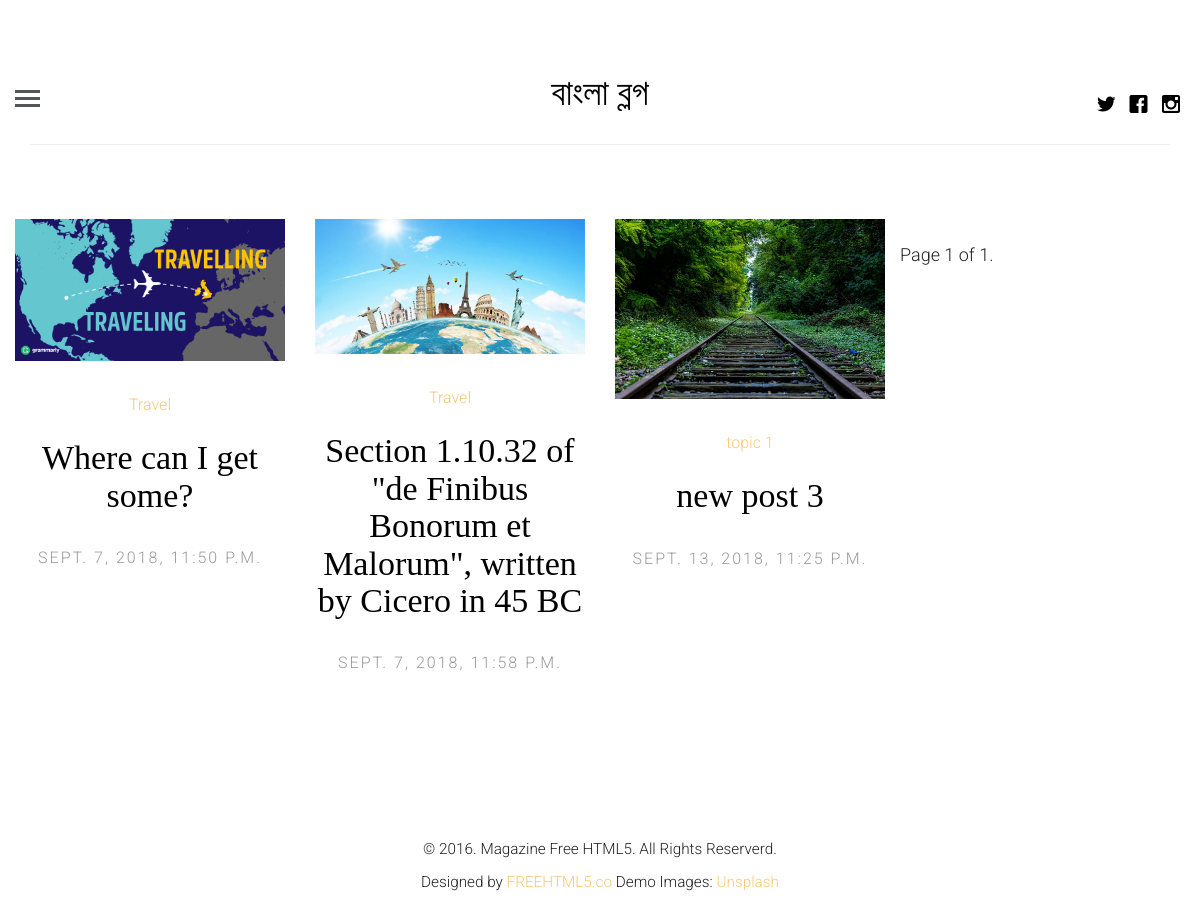
Screenshot of /author/avijeet with the database file from the repository.
### blogapp/models.py (models this page shows, shortened)
class Article(models.Model):
    article_author = models.ForeignKey(Author, on_delete=models.CASCADE)
    title = models.CharField(max_length=200)
    body = models.TextField()
    image = models.FileField()
    posted_on = models.DateTimeField(auto_now=False, auto_now_add=True)
    updated_on = models.DateTimeField(auto_now=True, auto_now_add=False)
    category = models.ForeignKey(Category, on_delete=models.CASCADE)
    def get_single_url(self):
        return reverse('blog:single_post', kwargs={'id': self.id})
    def get_category_url(self):
        return reverse('blog:topic', kwargs={'name': self.category.name})

class Category(models.Model):
    name = models.CharField(max_length=200)
    def __str__(self):
        return self.name

### blogapp/views.py (the view)
# urls.py: path('author/<name>', views.getauthor, name='author'),
def getauthor(request, name):
    post_author = get_object_or_404(User, username=name)
    auth = get_object_or_404(Author, name=post_author.id)
    post = Article.objects.filter(article_author=auth.id)
    paginator = Paginator(post, 3) # Show 25 contacts per page
    page = request.GET.get('page')
    total_article = paginator.get_page(page)
    context = {
        'auth': auth,
        'post': total_article
    }
    return render(request, "profile.html", context)

### templates/profile.html (shortened to what this page needs)
{% extends 'base.html' %}
{% block content %}
		{% for p in post %}
				<article class="col-lg-3 col-md-3 col-sm-3 col-xs-6 col-xxs-12 animate-box">
					<figure>
						<a href="{{ p.get_single_url }}"><img src="{{ p.image.url }}" alt="Image" class="img-responsive"></a>
					</figure>
					<span class="fh5co-meta"><a href="{{ p.get_category_url }}">{{ p.category }}</a></span>
					<h2 class="fh5co-article-title"><a href="{{ p.get_single_url }}">{{ p.title }}</a></h2>
					<span class="fh5co-meta fh5co-date">{{ p.posted_on }}</span>
				</article>
		{% endfor %}
		<div class="container-fluid">
			<div class="pagination">
		    <span class="step-links">
		        <span class="current">
		            Page {{ post.number }} of {{ post.paginator.num_pages }}.
		        </span>
		    </span>
			</div>
		</div>
{% endblock %}

### templates/base.html (shortened to what this page needs)
<!DOCTYPE html>
 <html class="no-js">
	<head>
	{% load static %}
	<link rel="stylesheet" href="{% static 'css/animate.css' %}">
	<link rel="stylesheet" href="{% static 'css/icomoon.css' %}">
	<link rel="stylesheet" href="{% static 'css/bootstrap.css' %}">
	<link rel="stylesheet" href="{% static 'css/style.css' %}">
	</head>
	<body>
	<header id="fh5co-header">
		<div class="container-fluid">
			<div class="row">
				<a href="#" class="js-fh5co-nav-toggle fh5co-nav-toggle"><i></i></a>
				<ul class="fh5co-social">
					<li><a href="#"><i class="icon-twitter"></i></a></li>
					<li><a href="#"><i class="icon-facebook"></i></a></li>
					<li><a href="#"><i class="icon-instagram"></i></a></li>
				</ul>
				<div class="col-lg-12 col-md-12 text-center">
					<h1 id="fh5co-logo"><a href="{% url 'blog:index' %}">বাংলা ব্লগ</a></h1>
				</div>
			</div>
		<hr>
		</div>
	</header>
  <div class="container-fluid">
    <div class="row fh5co-post-entry">
      {% block content %}
      {% endblock %}
    </div>
  </div>
  <footer id="fh5co-footer">
    <p><small>&copy; 2016. Magazine Free HTML5. All Rights Reserverd. <br> Designed by <a href="http://freehtml5.co" target="_blank">FREEHTML5.co</a>  Demo Images: <a href="http://unsplash.com/" target="_blank">Unsplash</a></small></p>
  </footer>
  </body>
</html>

### blogapp/static/css/icomoon.css (style rules this page uses)
[class^="icon-"], [class*=" icon-"] { font-family: 'icomoon' !important; speak: none; font-style: normal; font-weight: normal; font-variant: normal; text-transform: none; line-height: 1; -webkit-font-smoothing: antialiased; -moz-osx-font-smoothing: grayscale; }
.icon-facebook:before { content: "\ea67"; }
.icon-instagram:before { content: "\ea6f"; }
.icon-twitter:before { content: "\ea7c"; }

### blogapp/static/css/style.css (style rules this page uses)
html { background: #fff; }
body { font-family: "Roboto", arial, sans-serif; font-size: 18px; font-weight: 300; line-height: 1.8; color: #222; background: #fff; }
a { color: #f7c873; -webkit-transition: 0.5s; -o-transition: 0.5s; transition: 0.5s; }
h1, h2, h3, h4, h5, h6 { font-family: "Playfair Display", times, serif; color: #000; }
p { margin-bottom: 30px; }
#fh5co-header { padding: 3em 3em; float: left; width: 100%; }
@media screen and (max-width: 1200px) { #fh5co-header { padding-left: 15px; padding-right: 15px; } }
#fh5co-header .fh5co-nav-toggle { position: absolute; top: 4.2em; left: 3em; z-index: 99; }
@media screen and (max-width: 1200px) { #fh5co-header .fh5co-nav-toggle { top: 4em; left: 15px; } }
#fh5co-header .fh5co-social { position: absolute !important; right: 3em !important; top: 3.2em; z-index: 99; -webkit-transition: 0.5s; -o-transition: 0.5s; transition: 0.5s; }
@media screen and (max-width: 1200px) { #fh5co-header .fh5co-social { right: 15px !important; top: 3.2em; } }
#fh5co-header #fh5co-logo { text-align: center; }
#fh5co-header #fh5co-logo a { color: #000; }
.fh5co-post-entry article { text-align: center; float: left; margin-bottom: 110px; padding-left: 3em; padding-right: 3em; }
@media screen and (max-width: 1200px) { .fh5co-post-entry article { margin-bottom: 80px; padding-left: 15px; padding-right: 15px; } }
.fh5co-post-entry article a img { opacity: 1; -webkit-transition: 0.5s; -o-transition: 0.5s; transition: 0.5s; }
.fh5co-post-entry article figure { margin-bottom: 30px; }
.fh5co-post-entry article h2 { font-family: "Playfair Display", times, serif; font-size: 34px; color: #000; margin-bottom: 30px; }
.fh5co-post-entry article h2 a { color: #000; }
.fh5co-post-entry article .fh5co-meta { font-size: 16px; font-family: "Roboto", arial, sans-serif; color: #999999; margin-bottom: 20px; display: block; }
.fh5co-post-entry article .fh5co-meta.fh5co-date { text-transform: uppercase; letter-spacing: 2px; }
.fh5co-social { padding: 0; margin: 30px 0 0 0; position: relative; }
.fh5co-social li { padding: 0; margin: 0; list-style: none; display: inline; }
.fh5co-social li a { font-size: 20px; padding: 4px; color: #000; }
#fh5co-footer { padding: 3em 0; text-align: center; }
.js .to-animate, .js .to-animate-2, .js .animate-box { opacity: 0; }
.fh5co-nav-toggle { width: 25px; height: 25px; cursor: pointer; text-decoration: none; }
.fh5co-nav-toggle i { position: relative; display: -moz-inline-stack; display: inline-block; zoom: 1; *display: inline; width: 25px; height: 3px; color: #535659; font: bold 14px/.4 Helvetica; text-transform: uppercase; text-indent: -55px; background: #535659; transition: all .2s ease-out; }
.fh5co-nav-toggle i::before, .fh5co-nav-toggle i::after { content: ''; width: 25px; height: 3px; background: #535659; position: absolute; left: 0; -webkit-transition: 0.2s; -o-transition: 0.2s; transition: 0.2s; }
.fh5co-nav-toggle i::before { top: -7px; }
.fh5co-nav-toggle i::after { bottom: -7px; }
.fh5co-nav-toggle { position: absolute; top: 18px; left: 0; z-index: 21; padding: 6px 0 0 0; display: block; margin: 0 auto; display: block; height: 44px; width: 25px; border-bottom: none !important; }

### rows the page displays
Article: image (picture), category "Travel", title "Where can I get some?", posted_on "SEPT. 7, 2018, 11:50 P.M."
Article: image (picture), category "Travel", title "Section 1.10.32 of \"de Finibus Bonorum et Malorum\", written by Cicero in 45 BC", posted_on "SEPT. 7, 2018, 11:58 P.M."
Article: image (picture), category "topic 1", title "new post 3", posted_on "SEPT. 13, 2018, 11:25 P.M."

### other values shown
{{ post.number }} "1"
{{ post.paginator.num_pages }} "1"
